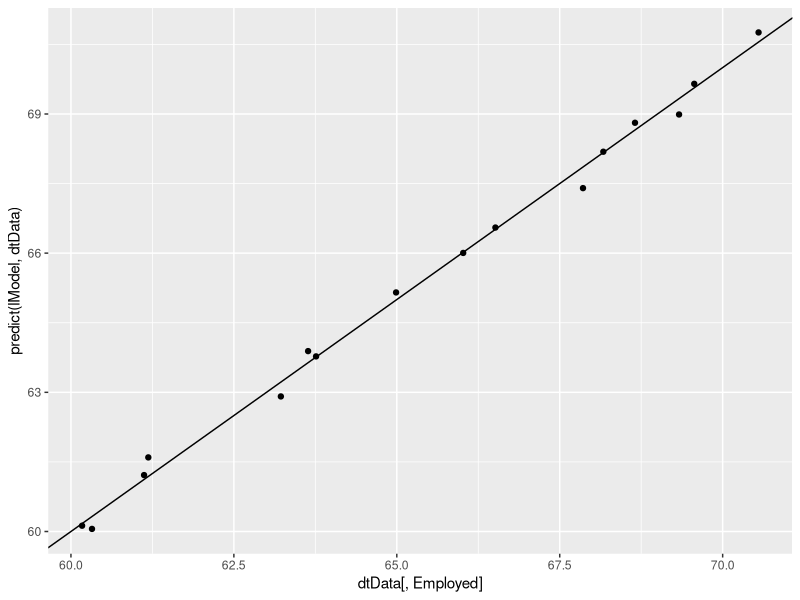
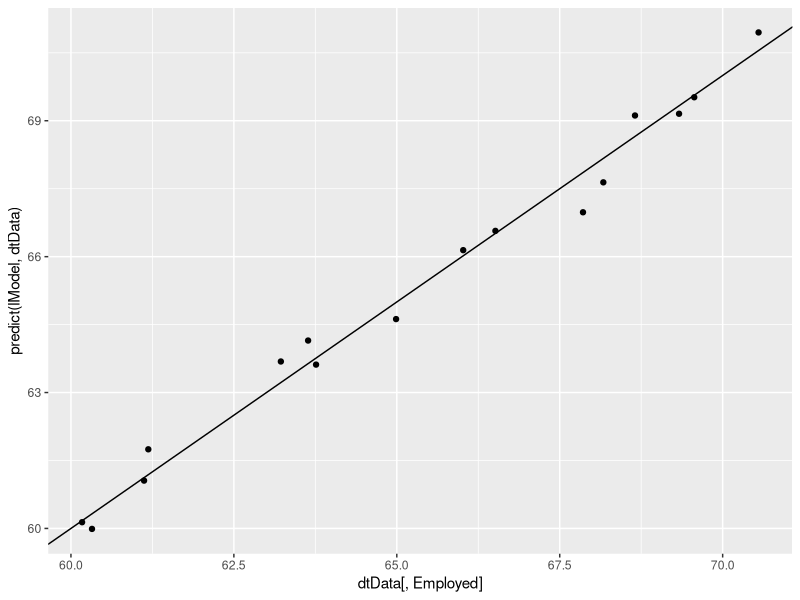
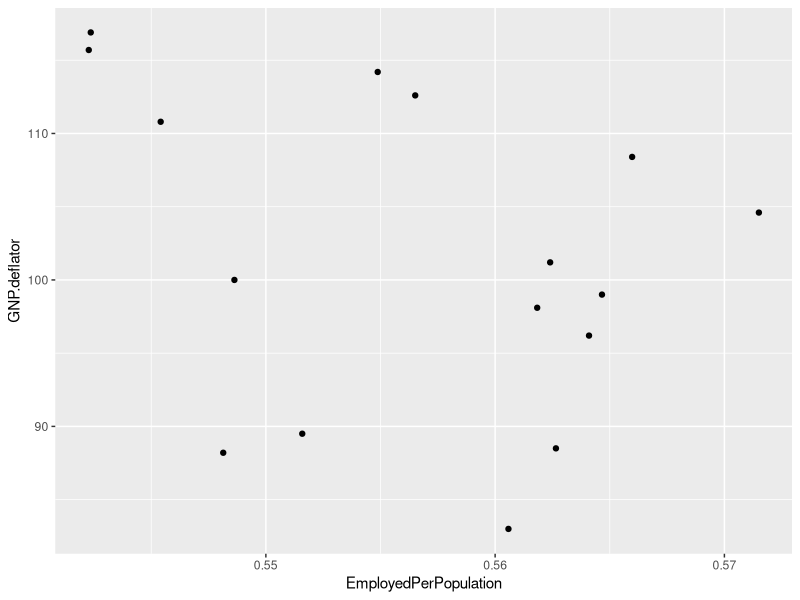
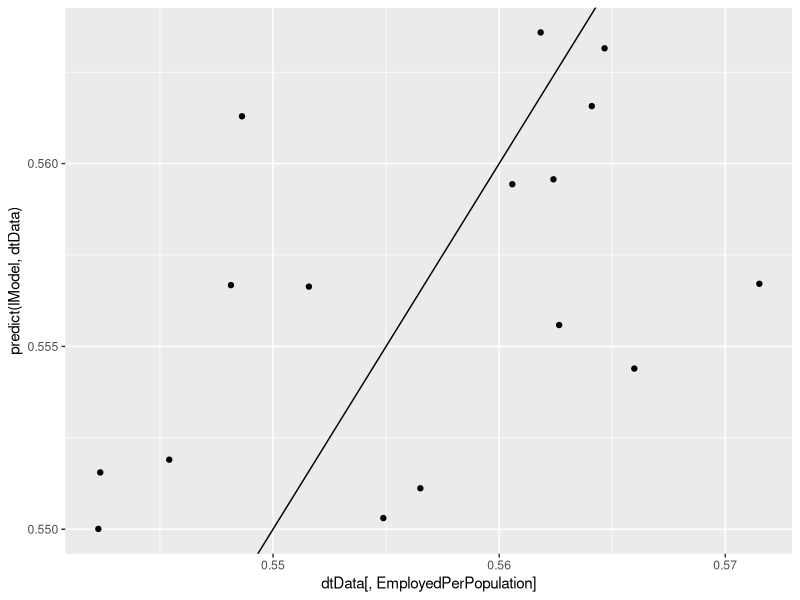
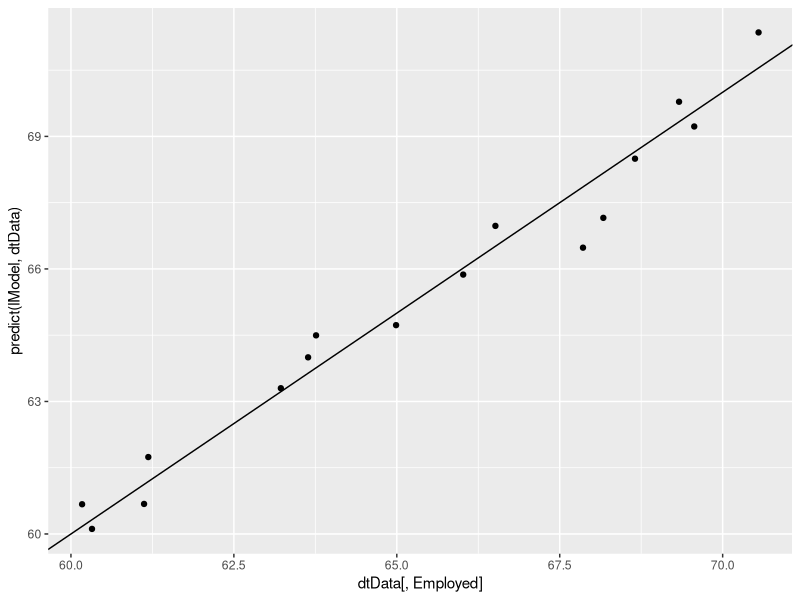

Generate these figures, in order, with R:
## ---- chunk 1
library(data.table)
library(ggplot2)
## ---- chunk 2
dtData <- data.table(longley)
head(dtData)
## ---- chunk 3
lModel <- lm( "Employed~.",data = dtData)
summary(lModel)
## ---- chunk 4
ggplot() + geom_point(aes(x = dtData[,Employed], y = predict(lModel,dtData))) + geom_abline(slope = 1,intercept = 0)
## ---- chunk 5
lModel <- lm( "Employed~GNP.deflator+GNP+GNP.deflator+Armed.Forces+Population",data = dtData)
summary(lModel)
## ---- chunk 6
# predict(lModel,dtData)
## ---- chunk 7
ggplot() + geom_point(aes(x = dtData[,Employed], y = predict(lModel,dtData))) + geom_abline(slope = 1,intercept = 0)
## ---- chunk 8
# dtData2 <- dtData
# dtData2[,Employed := Employed/Population]
#why is this changing the Employed function in the original dataset?  todo: R nitty gritties 

dtData[,EmployedPerPopulation := Employed/Population]

lModel <- lm( "EmployedPerPopulation~GNP.deflator+GNP+GNP.deflator+Armed.Forces",data = dtData)
summary(lModel)

ggplot(data = dtData) + geom_point(aes(x = EmployedPerPopulation,y = GNP.deflator))
## ---- chunk 9
# predict(lModel,dtData)
## ---- chunk 10
ggplot() + geom_point(aes(x = dtData[,EmployedPerPopulation], y = predict(lModel,dtData))) + geom_abline(slope = 1,intercept = 0)
## ---- chunk 11

lModel <- lm( "Employed~GNP.deflator+GNP+GNP.deflator+Armed.Forces",data = dtData)
summary(lModel)
## ---- chunk 12
ggplot() + geom_point(aes(x = dtData[,Employed], y = predict(lModel,dtData))) + geom_abline(slope = 1,intercept = 0)
## ---- chunk 13
#find correlation between the features. 
cor(dtData)

## ---- chunk 14

## ---- chunk 15

